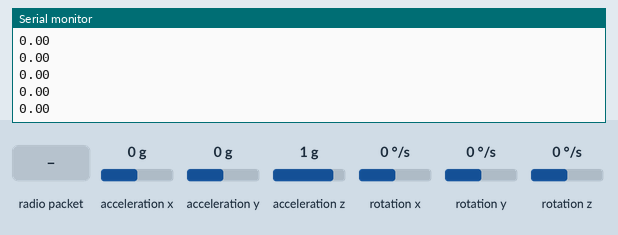
A sketch run on a simulated Arduino Leonardo, built with avr-gcc and run on an emulated ATmega32U4. Parts: the last lines printed to the serial monitor. The test bench sets the inputs (shaded band); at power-on: rotation z 0 °/s, acceleration x 0 g, acceleration y 0 g, acceleration z 1 g, rotation x 0 °/s, rotation y 0 °/s. No radio packets arrive unless stated.

Above: at 3.2 s.
3.3 s: rotation z set to -192 °/s
At 4.1 s:
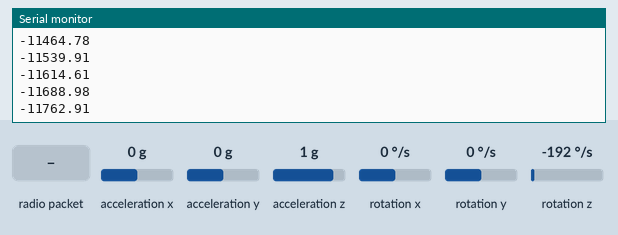
4.8 s: radio packet "1" arrives
6.3 s: radio packet "0" arrives
7.8 s: rotation z set to -100 °/s
At 8.8 s:
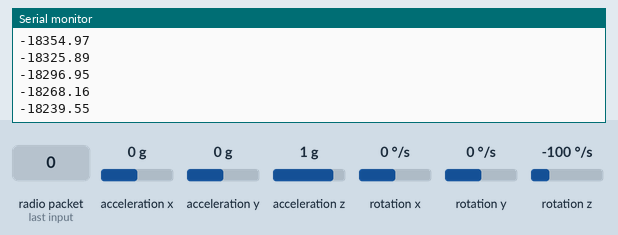
Timing chart, 0 to 10.3 s (numbered marks = the images above; inputs shaded):
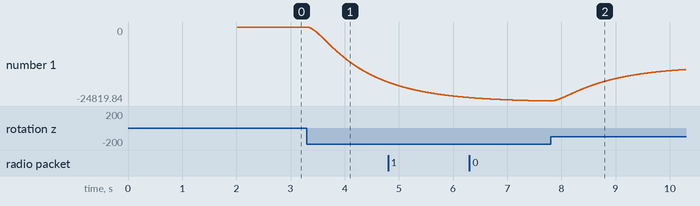

Measured:
- after the input at 3.3 s, the serial monitor: prints a new line at once (image 1)
- plotted number 1: 0 → -18470.08 after the input at 3.3 s

The sketch:

CyclingAccel.ino
```cpp
// Name:		CyclingAccel_Esp.ino
// Created:	6/7/2016 11:13:02 AM
// Author:	ugurgudelek
//


//#define BLUETOOTH_CONFIG

//MASTER		: atmega32u4 ,	has RF24, no battery,	need RF24 Lib, Joystick Lib
//CYCLER		: atmega328  ,	has RF24, need battery, need RF24 Lib, MPU6050 Lib,Filtering Lib
//HANDLE_BAR	: atmega328  ,	has RF24, need battery,	need RF24 Lib

//#define MASTER
//#define HANDLE_BAR
#define CYCLER

#if defined(MASTER)
	#define RF
	#define BLUETOOTH
#endif
#if defined(CYCLER)
	#define RF
#endif
#if defined(HANDLE_BAR)
	#define BLUETOOTH
#endif

//#define DEBUG
//#define DEBUG_CALIBRATED
//#define DEBUG_RAW
//#define DEBUG_SENT
//#define DEBUG_RECV
//#define TEST

#define TIMEOUT_PERIOD 100  //ms
#define REREQUEST_PERIOD 40 //ms
#define DATA_SIZE 10


#if defined(BLUETOOTH) || defined(BLUETOOTH_CONFIG)
#include <SoftwareSerial.h>
	#if defined(MASTER)
		SoftwareSerial bluetoothSerial(8,9);
	#else
		SoftwareSerial bluetoothSerial(9,10);
	#endif
#endif

#if defined(RF)
#include <RF24_config.h>
#include <RF24.h>
#include <printf.h>
#include <nRF24L01.h>
RF24 radio = RF24(6, 5);
// Single radio pipe address for the 2 nodes to communicate.
const uint64_t pipe = 0xE8E8F0F0E1LL;
#endif // BLUETOOTH || BLUETOOTH_CONFIG || !RF

#if defined(MASTER)
#include <Joystick.h>
#include <HID.h>
float velocityForMaster = 0.0;

#elif defined(CYCLER)
#include <I2Cdev.h>
#include <MPU6050.h>
#include <RunningStatistics.h>
#include <FilterOnePole.h>
// Arduino Wire library is required if I2Cdev I2CDEV_ARDUINO_WIRE implementation
// is used in I2Cdev.h
#if I2CDEV_IMPLEMENTATION == I2CDEV_ARDUINO_WIRE
#include "Wire.h"
#endif
//////////////////////////////CYCLING DEFINITIONS//////////////////////////////

#define CYCLING_CIRCUMFERENCE 4 //2*PI*26inch = 4.14941558
//neglect btw rollOffset + rollThreshold , rollOffset - rollThreshold
float valueThreshold = 100.0f;
float valueOffset = 0.0f;
bool valueState = false;
float velocity = 0.0f;
long velocityTic = -1;
float oldVelocity = 0.0f;
long velocityTimeout = 2000;
long velocityTimeoutTimer = -1;

//////////////////////////////CYCLING DEFINITIONS//////////////////////////////


//////////////////////////////FILTER DEFINITIONS//////////////////////////////

// filters out changes faster that 2 Hz.
float _filterFrequency = 2.0;

FilterOnePole gz_filter;

RunningStatistics gz_filter_statistics;


//////////////////////////////FILTER DEFINITIONS//////////////////////////////


//////////////////////////////MPU DEFINITIONS//////////////////////////////

// class default I2C address is 0x68
// specific I2C addresses may be passed as a parameter here
// AD0 low = 0x68 (default for InvenSense evaluation board)
// AD0 high = 0x69
MPU6050 accelgyro;
//MPU6050 accelgyro(0x69); // <-- use for AD0 high

int16_t ax, ay, az;
int16_t gx, gy, gz;


//////////////////////////////MPU DEFINITIONS//////////////////////////////
float filterHandler();
float calcVelocity(float value);

#elif defined(HANDLE_BAR)
#define ANALOG_A_X_AXIS_PIN A1
#define ANALOG_A_Y_AXIS_PIN	A0
#define ANALOG_B_X_AXIS_PIN	A4
#define ANALOG_B_Y_AXIS_PIN	A3
#define BUTTON_1 6
#define BUTTON_2 3
#define BUTTON_3 7
#define BUTTON_4 5

#endif

int calibrated(int actualValue, int min, int origin, int max);

typedef enum
{
	master = 1,
	cycler,
	handle_bar
} Role;

Role role;

struct Device
{
	Role id;
	float sendPacket[DATA_SIZE + 2];
	float recvPacket[DATA_SIZE + 2];
	uint8_t packetSize = sizeof(sendPacket);

	void setSendPacket(Role target, float dataToSent[DATA_SIZE])
	{
		sendPacket[0] = id;
		sendPacket[1] = target;
		for (int i = 0; i < DATA_SIZE; i++)
			sendPacket[i + 2] = dataToSent[i];
	}
} Device_type;

struct Packet
{
private:
	float _analogAX;
	float _analogAY;
	float _analogBX;
	float _analogBY;
	float _button1;
	float _button2;
	float _button3;
	float _button4;
	float _velocity = 5;
public:
	void setAnalogAX(float ax)
	{
		_analogAX = ax;
	};

	void setAnalogAY(float ay)
	{
		_analogAY = ay;
	};

	void setAnalogBX(float bx)
	{
		_analogBX = bx;
	};

	void setAnalogBY(float by)
	{
		_analogBY = by;
	};

	void setButton1(float b)
	{
		_button1 = b;
	};

	void setButton2(float b)
	{
		_button2 = b;
	};

	void setButton3(float b)
	{
		_button3 = b;
	};
	void setButton4(float b)
	{
		_button4 = b;
	};
	void setVelocity(float v)
	{
		_velocity = constrain(v, 0.0, 10.0);
	};

	float getAnalogAX()
	{
		return constrain(calibrated(_analogAX, 10, 502, 1023), -127, 127);
	};

	float getAnalogAY()
	{
		return constrain(calibrated(_analogAY, 0, 506, 1023), -127, 127);
	};

	float getAnalogBX()
	{
		return constrain(calibrated(_analogBX, 0, 516, 930), -127, 127);
	};

	float getAnalogBY()
	{
		return constrain(calibrated(_analogBY, 0, 508, 1023), -127, 127);
	};

	float getButton1()
	{
		return _button1;
	};

	float getButton2()
	{
		return _button2;
	};

	float getButton3()
	{
		return _button3;
	};
	float getButton4()
	{
		return _button4;
	};
	float getVelocity()
	{
		return _velocity;
	};

	float getRawAnalogAX()
	{
		return _analogAX;
	};

	float getRawAnalogAY()
	{
		return _analogAY;
	};

	float getRawAnalogBX()
	{
		return _analogBX;
	};

	float getRawAnalogBY()
	{
		return _analogBY;
	};


	//do not let joystick go outside of defined circle
	void optimizeAXYAxis(float* arr, float coefX, float coefY)
	{
		double ax = getAnalogAX() * _velocity;
		double ay = getAnalogAY() * _velocity;
		double r = sqrt(ax * ax + ay * ay);
		double coef = r / 127.0;

		double xCalibrated = 0.0;
		double yCalibrated = 0.0;

		if (coef > 0.0)
		{
			xCalibrated = ax / coef;
			yCalibrated = ay / coef;
		}
		double xMin = (ax < 0) ? (xCalibrated) : -(xCalibrated);
		double xMax = (ax < 0) ? -(xCalibrated) : (xCalibrated);

		double yMin = (ay < 0) ? (yCalibrated) : -(yCalibrated);
		double yMax = (ay < 0) ? -(yCalibrated) : (yCalibrated);

		//float* returned = new float[sizeof(float)*2];

		arr[0] = constrain(ax * coefX, xMin, xMax);
		arr[1] = constrain(ay * coefY, yMin, yMax);
	}
} Packet_in;


Device device;
Packet packet;


bool* multiRequest(Role* roleArray, uint8_t sizeOfArray);
void multiRequestBluetooth();
void respond(float* data);
bool detectBleBaudRate();


void setup()
{

	#if  defined(BLUETOOTH_CONFIG)
		#if defined(MASTER)
			String	deviceName	= "Master Bluetooth";
			int		password	= 1234;
			String	uart		= "38400,0,0";
		#elif defined(CYCLER)
			String deviceName = "Cycler Bluetooth";
			int		password = 1234;
			String	uart = "38400,0,0";
		#elif defined(HANDLE_BAR)
			String deviceName = "Handle_Bar Bluetooth";
			int		password = 1234;
			String	uart = "38400,0,0";
		#endif

		Serial.begin(38400);
		Serial.println("HC-05 Modul Ayarlaniyor...");
		Serial.println("Lutfen 5 sn icinde HC-05 modulun uzerindeki butona basili tutarak baglanti yapiniz.");
		bluetoothSerial.begin(38400);
		delay(5000);
		bluetoothSerial.print("AT+NAME=");
		bluetoothSerial.println(deviceName);
		Serial.print("Isim ayarlandi: ");
		Serial.println(deviceName);
		delay(1000);
		bluetoothSerial.print("AT+PSWD=");
		bluetoothSerial.println(password);
		Serial.print("Sifre ayarlandi: ");
		Serial.println(password);
		delay(1000);
		bluetoothSerial.print("AT+UART=");
		bluetoothSerial.println(uart);
		Serial.print("Baud rate ayarlandi: ");
		Serial.println(uart);
		delay(2000);
		Serial.println("Islem tamamlandi.");

	#elif defined(RF) || defined(BLUETOOTH)
		Serial.begin(9600);


		#if defined(RF)
			//start radio
			radio.begin();

			radio.setDataRate(RF24_2MBPS);
			radio.setPALevel(RF24_PA_MAX);
			radio.openWritingPipe(pipe);
			radio.openReadingPipe(1, pipe);
		#endif
		#if defined(BLUETOOTH)
			//start bluetooth comm
			bluetoothSerial.begin(9600);
		#endif // if(RF) , elif(BLUETOOTH)


		#if defined(MASTER)

			device.id = master;
			#if defined(RF)
				Serial.println("master Radio");
			#endif // RF
			#if defined(BLUETOOTH)
				Serial.println("master Bluetooth");
			#endif // BLUETOOTH
			Joystick.begin();
			delay(5000);

		#elif defined(CYCLER)
			device.id = cycler;

			Wire.begin();
			#if defined(RF)
				Serial.println("cycler Radio");
			#endif // RF

			// initialize device
			Serial.println("Initializing I2C devices...");
			accelgyro.initialize();

			// verify connection
			Serial.println("Testing device connections...");
			Serial.println(accelgyro.testConnection() ? "MPU6050 connection successful" : "MPU6050 connection failed");


		#elif defined(HANDLE_BAR)
			device.id = handle_bar;
			pinMode(ANALOG_A_X_AXIS_PIN, INPUT);
			pinMode(ANALOG_A_Y_AXIS_PIN, INPUT);
			pinMode(ANALOG_B_X_AXIS_PIN, INPUT);
			pinMode(ANALOG_B_Y_AXIS_PIN, INPUT);
			pinMode(BUTTON_1, INPUT_PULLUP);
			pinMode(BUTTON_2, INPUT_PULLUP);
			pinMode(BUTTON_3, INPUT_PULLUP);
			pinMode(BUTTON_4, INPUT_PULLUP);
			#if defined(RF)
				Serial.println("handleBar Radio");
			#endif // RF
			#if defined(BLUETOOTH)
							Serial.println("Handle Bar Bluetooth");
			#endif // BLUETOOTH

		#endif


		delay(2000);
		#if defined(RF)
			printf_begin();
			radio.printDetails();
			Serial.println("Details printed.");
			radio.startListening();
		#endif // RF

	#endif // if(BLUETOOTH_CONFIG) , elif(RF||BLUETOOTH)
}


//void sendBluetoothRequest()
//{
//	bluetoothSerial.write(100);
//#ifdef DEBUG
//	Serial.println("Request sent.");
//#endif
//
//}

void loop()
{

#ifdef TEST
	while (bluetoothSerial.available())
	{
		Serial.write(bluetoothSerial.read());
	}
	while (Serial.available())
	{
		bluetoothSerial.write(Serial.read());
	}
	delay(100);
#endif

#ifndef TEST
	#if defined(MASTER)
		unsigned long timeSpent = millis();
		Role rArr[1] = { cycler };
		#if defined(RF)
				multiRequest(rArr, 1);
		#endif
		#if defined(BLUETOOTH)
				//multiRequestBluetooth();
				sendBluetoothRequest();
				while (bluetoothSerial.available())
				{
					uint8_t incoming[9];
					bluetoothSerial.readBytesUntil('\n',incoming, 9);
					//crc check
					if(incoming[8] == (incoming[0] + incoming[1] + incoming[2] + incoming[3] + incoming[4] + incoming[5] + incoming[6] + incoming[7]) / 8)
					{
#ifdef DEBUG
						Serial.print(incoming[0]); Serial.print("\t");
						Serial.print(incoming[1]); Serial.print("\t");
						Serial.print(incoming[2]); Serial.print("\t");
						Serial.print(incoming[3]); Serial.print("\t");
						Serial.print(incoming[4]); Serial.print("\t");
						Serial.print(incoming[5]); Serial.print("\t");
						Serial.print(incoming[6]); Serial.print("\t");
						Serial.print(incoming[7]); Serial.println("\t");
#endif
						packet.setAnalogAX(incoming[0] * 4);
						packet.setAnalogAY(incoming[1] * 4);
						packet.setAnalogBX(incoming[2] * 4);
						packet.setAnalogBY(incoming[3] * 4);

						packet.setButton1(incoming[7]);
						packet.setButton2(incoming[5]);
						packet.setButton3(incoming[6]);
						packet.setButton4(incoming[4]);
					}


				}


		#endif //if(RF), elif(BLUETOOTH)

		float optimized[2];
		packet.optimizeAXYAxis(optimized, 0.2, 0.2);

		Joystick.setXAxis(-optimized[0]);
		Joystick.setYAxis(-optimized[1]);
		Joystick.setXAxisRotation(map(packet.getAnalogBX() + 127, 0, 254, 1, 359));
		Joystick.setYAxisRotation(map(packet.getAnalogBY() + 127, 0, 254, 1, 359));
		Joystick.setButton(0, packet.getButton1());
		Joystick.setButton(1, packet.getButton2());
		Joystick.setButton(2, packet.getButton3());
		Joystick.setButton(3, packet.getButton4());

		timeSpent = millis() - timeSpent;

		#ifdef DEBUG_CALIBRATED
			Serial.print(optimized[0]); Serial.print("\t");
			Serial.print(optimized[1]);	Serial.print("\t");
			Serial.print(packet.getAnalogBX());	Serial.print("\t");
			Serial.print(packet.getAnalogBY());	Serial.print("\t");
			Serial.println(packet.getVelocity());
		#endif // DEBUG_CALIBRATED
		#ifdef DEBUG_RAW
			Serial.print(packet.getRawAnalogAX()); Serial.print("\t");
			Serial.print(packet.getRawAnalogAY());	Serial.print("\t");
			Serial.print(packet.getRawAnalogBX());	Serial.print("\t");
			Serial.print(packet.getRawAnalogBY());	Serial.println("\t");
		#endif // DEBUG_CALIBRATED


	#elif defined(CYCLER)
		//get raw data from MPU
		accelgyro.getMotion6(&ax, &ay, &az, &gx, &gy, &gz);
		//filter them to make smoothie
		//calculate current velocity
		float filtered = filterHandler();
		float velocity = calcVelocity(filtered);

		float data[10] = { velocity };
		#if defined(RF)
				respond(data);
				Serial.println(filtered);
		#endif


	#elif defined(HANDLE_BAR)
		uint8_t data[9] = { analogRead(ANALOG_A_X_AXIS_PIN)/4,
			analogRead(ANALOG_A_Y_AXIS_PIN)/4,
			analogRead(ANALOG_B_X_AXIS_PIN)/4,
			analogRead(ANALOG_B_Y_AXIS_PIN)/4,
			!digitalRead(BUTTON_1),
			!digitalRead(BUTTON_2),
			!digitalRead(BUTTON_3),
			!digitalRead(BUTTON_4),
			0
			};
		data[8] = (data[0] + data[1] + data[2] + data[3] + data[4] + data[5] + data[6] + data[7]) / 8;
#ifdef DEBUG
		Serial.print(data[0]); Serial.print("\t");
		Serial.print(data[1]); Serial.print("\t");
		Serial.print(data[2]); Serial.print("\t");
		Serial.print(data[3]); Serial.print("\t");
		Serial.print(data[4]); Serial.print("\t");
		Serial.print(data[5]); Serial.print("\t");
		Serial.print(data[6]); Serial.print("\t");
		Serial.print(data[7]); Serial.print("\t");
		Serial.print(data[8]); Serial.println("\t");
#endif


	/*uint64_t data = 0;
	data |= (uint16_t(analogRead(ANALOG_A_X_AXIS_PIN)) & 0b0000001111111111) << 54;
	data |= (uint16_t(analogRead(ANALOG_A_Y_AXIS_PIN)) & 0b0000001111111111) << 44;
	data |= (uint16_t(analogRead(ANALOG_B_X_AXIS_PIN)) & 0b0000001111111111) << 34;
	data |= (uint16_t(analogRead(ANALOG_B_Y_AXIS_PIN)) & 0b0000001111111111) << 24;
	data |= (uint16_t(!digitalRead(BUTTON_1)) & 0b0000000000000001) << 23;
	data |= (uint16_t(!digitalRead(BUTTON_2)) & 0b0000000000000001) << 22;
	data |= (uint16_t(!digitalRead(BUTTON_3)) & 0b0000000000000001) << 21;*/
			#if defined(RF)
					respond(data);
			#endif
			#if defined(BLUETOOTH)
					if(bluetoothSerial.read() == 100)
					{
						bluetoothSerial.write(data, 9);
						bluetoothSerial.write('\n');
					}


			#endif

	#endif // if(MASTER), elif(CYCLER), elif(HANDLE_BAR)
#endif

	//double angle = (analogX == 0 && analogY == 0)? 0.0 : (atan2(analogY, analogX) * 180 / PI);
	//angle += (angle < 0) ? 360.0 : 0.0;
}


#if defined(CYCLER)

float filterHandler()
{
	gz_filter.input(gz);
	gz_filter_statistics.input(gz_filter.output());
	return gz_filter_statistics.mean();
}

bool isToggleGz(float value)
{
	if (valueState == false && value > valueOffset + valueThreshold)
	{
		valueState = true;
		return true;
	}
	if (valueState == true && value < valueOffset - valueThreshold)
	{
		valueState = false;
		return true;
	}

	return false;
}

float calcVelocity(float value)
{
	if (isToggleGz(value))
	{
		velocityTimeoutTimer = -1;
		if (velocityTic == -1)
		{
			velocityTic = millis();
		}

		else
		{
			long halvedPeriod = (millis() - velocityTic);
			float freq = 1000.0f / float(halvedPeriod * 2.0f);
			velocity = freq * (float)CYCLING_CIRCUMFERENCE;

			velocityTic = -1;

		}
	}
	else
	{
		if (velocityTimeoutTimer == -1)
		{
			velocityTimeoutTimer = millis();
		}
		else if (millis() - velocityTimeoutTimer > velocityTimeout)
		{
			velocity = 0.0;

		}
	}

	return velocity;

}

#endif

#if defined(RF)

	bool* multiRequest(Role* roleArray, uint8_t sizeOfArray)
	{
		bool timeoutOccurred[2];
		bool checked[2];

		unsigned long readTimeoutTimer;
		long reRequestTimer;
		for (int i = 0; i < sizeOfArray; i++)
		{
			timeoutOccurred[i] = false;
			checked[i] = false;
			readTimeoutTimer = millis();
			reRequestTimer = -1;

			while (true)
			{
				if (millis() - readTimeoutTimer > TIMEOUT_PERIOD)
				{
					#ifdef DEBUG
						Serial.print("TIMEOUT\t");
						Serial.println(roleArray[i]);
					#endif // DEBUG

					timeoutOccurred[i] = true;
					break;
				}

				while ((millis() - reRequestTimer > REREQUEST_PERIOD) || reRequestTimer == -1)
				{
					radio.stopListening();

					float data[DATA_SIZE] = {-1,-1,-1,-1,-1,-1,-1,-1,-1,-1};
					device.setSendPacket(roleArray[i], data);
					#ifdef DEBUG_SENT
						Serial.print("Request from : \t");
						Serial.println(device.sendPacket[1]);
					#endif // DEBUG_SENT
					reRequestTimer = millis();
					radio.write(device.sendPacket, device.packetSize);

					radio.startListening();
				}
				if (radio.available())
				{
					while (radio.available())
					{
						radio.read(&device.recvPacket, device.packetSize);
					}


					if (device.recvPacket[0] == cycler)
					{
						if (checked[i] == false)
						{
							#ifdef DEBUG_RECV
								Serial.print("Respond\t"); Serial.print(cycler);Serial.print(" :: \t");
								Serial.print(millis() - readTimeoutTimer); Serial.println("ms\t");
							#endif // DEBUG_RECV
							checked[i] = true;
							packet.setVelocity(device.recvPacket[2]);
							break;
						}
					}

					else if (device.recvPacket[0] == handle_bar)
					{
						if (checked[i] == false)
						{
							#ifdef DEBUG_RECV
								Serial.print("Respond\t"); Serial.print(handle_bar);Serial.print(" :: \t");
								Serial.print(millis() - readTimeoutTimer); Serial.println("ms\t");
							#endif // DEBUG_RECV

							checked[i] = true;
							packet.setAnalogAX(device.recvPacket[2]);
							packet.setAnalogAY(device.recvPacket[3]);
							packet.setAnalogBX(device.recvPacket[4]);
							packet.setAnalogBY(device.recvPacket[5]);
							packet.setButton1(device.recvPacket[6]);
							packet.setButton2(device.recvPacket[7]);
							packet.setButton3(device.recvPacket[8]);
							break;
						}
					}
				}
			}
		}

		return timeoutOccurred;
	}

	void respond(float* data)
	{
		if (radio.available())
		{
			while (radio.available())
			{
				radio.read(&device.recvPacket, device.packetSize);
			}

			// only respond if master requires an answer
			if (device.recvPacket[0] == master)
			{
				// only respond if id is mine
				if (device.recvPacket[1] == device.id)
				{
					//wait a lil bit for reply
					delay(5);
					radio.stopListening();

					device.setSendPacket(master, data);
					radio.write(device.sendPacket, device.packetSize);

					radio.startListening();

					#ifdef DEBUG
						Serial.println("OK");
					#endif // DEBUG
				}
			}
		}
	}
#endif
#if defined(BLUETOOTH)
	void multiRequestBluetooth() {};
#endif // if(RF), elif(BLUETOOTH)


int calibrated(int actualValue, int min, int origin, int max)
{
	if (actualValue == origin)
		return 0;

	return (actualValue < origin) ? map(actualValue, min, origin, -127, 0) : map(actualValue, origin, max, 0, 127);
}

int map(int x, int in_min, int in_max, int out_min, int out_max)
{
	return (float)(x - in_min) * (float)(out_max - out_min) / (float)(in_max - in_min) + out_min;
}

#if defined(BLUETOOTH_CONFIG) || defined(BLUETOOTH)
bool detectBleBaudRate() {
	long bauds[] = { 9600,115200,
		1200,2400,4800,19200,38400,57600,230400 };
	Serial.println("Detecting BLE baud rate:");
	for (int i = 0; i<(sizeof(bauds) / sizeof(long)); i++) {
		Serial.write("Checking ");
		long cur_baud = bauds[i];
		Serial.println(cur_baud, DEC);

		bluetoothSerial.begin(cur_baud);
		bluetoothSerial.println("AT");
		bluetoothSerial.flush();
		delay(50);

		String response = bluetoothSerial.readString();
		Serial.println(response);
		if (response == "OK\r\n") {
			Serial.println("Detected");
			return true;
		}
		else {
			bluetoothSerial.end();
		}
	}
	return false;
}
struct BLE
{
	void request(String s)
	{
		//println used because it has carriage return and new line feed inside
		bluetoothSerial.println(s);
	}
	String respond()
	{
		if (bluetoothSerial.available())
		{
			return bluetoothSerial.readStringUntil('\n');
		}
		return "NAN";
	}

}ble_device;

BLE ble;
#endif
```
